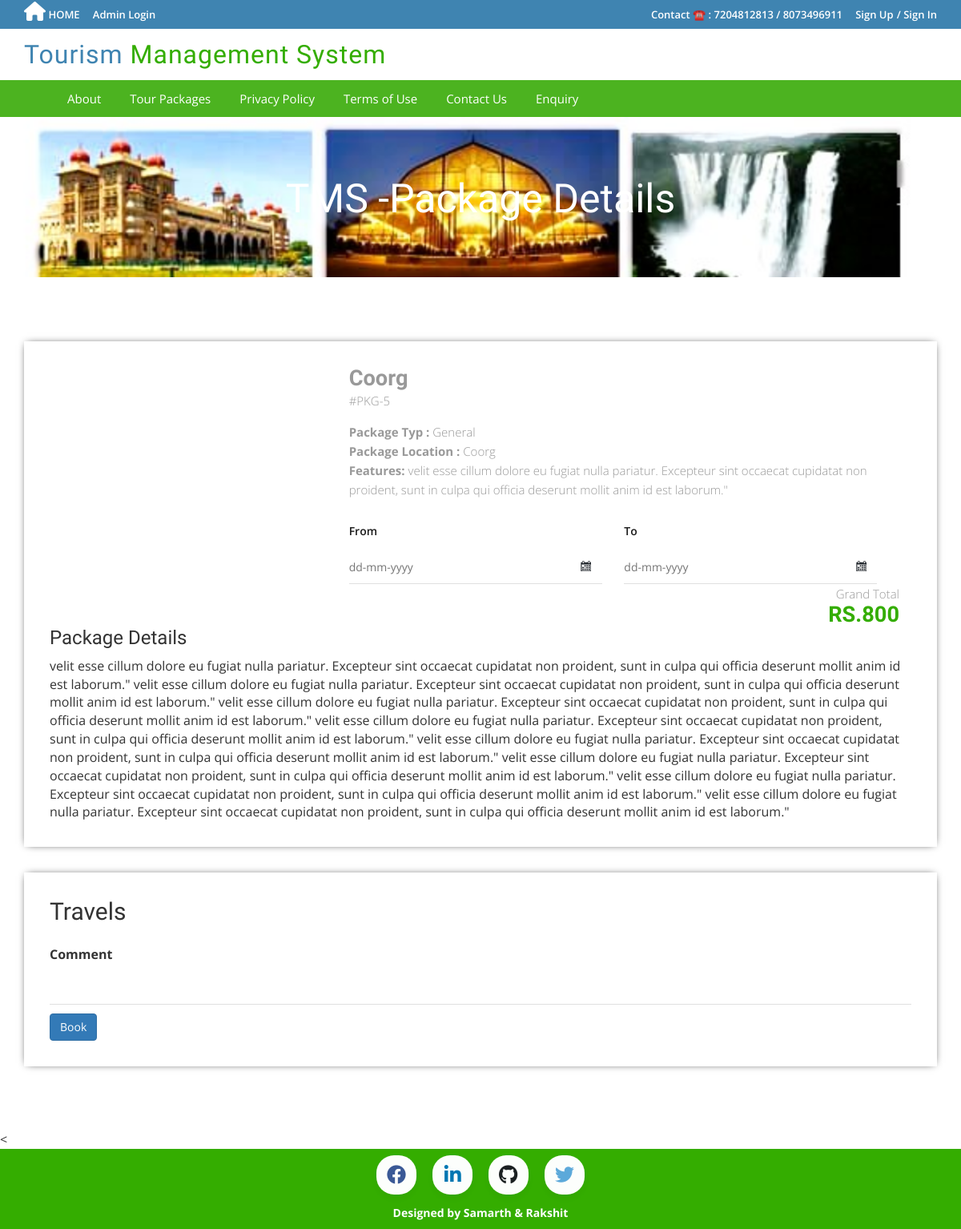
/package-details.php?pkgid=5, run on the app's committed database.
### tables this page shows
CREATE TABLE `tbltourpackages` (
  `PackageId` int(11) NOT NULL,
  `PackageName` varchar(200) DEFAULT NULL,
  `PackageType` varchar(150) DEFAULT NULL,
  `PackageLocation` varchar(100) DEFAULT NULL,
  `PackagePrice` int(11) DEFAULT NULL,
  `PackageFetures` varchar(255) DEFAULT NULL,
  `PackageDetails` mediumtext DEFAULT NULL,
  `PackageImage` varchar(100) DEFAULT NULL,
  `Creationdate` timestamp NULL DEFAULT current_timestamp(),
  `UpdationDate` timestamp NULL DEFAULT NULL ON UPDATE current_timestamp()
);

### package-details.php (the view, shortened to what this page needs)
<?php
include('includes/config.php');
?>
<!DOCTYPE HTML>
<html>
<head>
<link href="css/bootstrap.css" rel='stylesheet' type='text/css' />
<link href="css/style.css" rel='stylesheet' type='text/css' />
<link href="css/font-awesome.css" rel="stylesheet">
<link href="css/animate.css" rel="stylesheet" type="text/css" media="all">
<link rel="stylesheet" href="css/jquery-ui.css" />
</head>
<body>
<?php include('includes/header.php');?>
<div class="banner-3">
	<div class="container">
		<h1 class="wow zoomIn animated animated" data-wow-delay=".5s" style="visibility: visible; animation-delay: 0.5s; animation-name: zoomIn;"> TMS -Package Details</h1>
	</div>
</div>
<div class="selectroom">
	<div class="container">
<?php
$pid=intval($_GET['pkgid']);
$sql = "SELECT * from tbltourpackages where PackageId=:pid";
$query = $dbh->prepare($sql);
$query -> bindParam(':pid', $pid, PDO::PARAM_STR);
$query->execute();
$results=$query->fetchAll(PDO::FETCH_OBJ);
if($query->rowCount() > 0)
{
foreach($results as $result)
{	?>
<form name="book" method="post">
		<div class="selectroom_top">
			<div class="col-md-4 selectroom_left wow fadeInLeft animated" data-wow-delay=".5s">
			</div>
			<div class="col-md-8 selectroom_right wow fadeInRight animated" data-wow-delay=".5s">
				<h2><?php echo htmlentities($result->PackageName);?></h2>
				<p class="dow">#PKG-<?php echo htmlentities($result->PackageId);?></p>
				<p><b>Package Typ :</b> <?php echo htmlentities($result->PackageType);?></p>
				<p><b>Package Location :</b> <?php echo htmlentities($result->PackageLocation);?></p>
					<p><b>Features:</b> <?php echo htmlentities($result->PackageFetures);?></p>
					<div class="ban-bottom">
				<div class="bnr-right">
				<label class="inputLabel">From</label>
				<input class="date" id="datepicker" type="text" placeholder="dd-mm-yyyy"  name="fromdate" required="">
			</div>
			<div class="bnr-right">
				<label class="inputLabel">To</label>
				<input class="date" id="datepicker1" type="text" placeholder="dd-mm-yyyy" name="todate" required="">
			</div>
			</div>
				<div class="grand">
					<p>Grand Total</p>
					<h3>RS.800</h3>
				</div>
			</div>
		<h3>Package Details</h3>
				<p style="padding-top: 1%"><?php echo htmlentities($result->PackageDetails);?> </p>
		</div>
		<div class="selectroom_top">
			<h2>Travels</h2>
			<div class="selectroom-info animated wow fadeInUp animated" data-wow-duration="1200ms" data-wow-delay="500ms" style="visibility: visible; animation-duration: 1200ms; animation-delay: 500ms; animation-name: fadeInUp; margin-top: -70px">
				<ul>
					<li class="spe">
						<label class="inputLabel">Comment</label>
						<input class="special" type="text" name="comment" required="">
					</li>
					<?php if($_SESSION['login'])
					{?>
						<li class="spe" align="center">
					<button type="submit" name="submit2" class="btn-primary btn">Book</button>
						</li>
						<?php } else {?>
							<li class="sigi" align="center" style="margin-top: 1%">
							<a href="#" data-toggle="modal" data-target="#myModal4" class="btn-primary btn" > Book</a></li>
							<?php } ?>
				</ul>
			</div>
		</div>
		</form>
<?php }} ?>
	</div>
</div>
<
<?php include('includes/footer.php');?>
</body>
</html>

### css/style.css (style rules this page uses)
html, body { font-size: 100%; background: #fff; font-family: 'Open Sans', sans-serif; }
body a,.grid_1,plan_1,plan_1.one,plan_1.two,i.icon1, i.icon2, i.icon3, i.icon4, i.icon5, i.icon6 { transition:0.5s all; -webkit-transition:0.5s all; -moz-transition:0.5s all; -o-transition:0.5s all; -ms-transition:0.5s all; }
h1,h2,h3,h4,h5,h6 { margin:0; font-family: 'Roboto Condensed', sans-serif; }
p { margin:0; }
ul { margin:0; padding:0; }
label { margin:0; }
.bnr-right input[type="text"] { width: 95%; color: #9E9E9E; outline: none; font-size: 14px; padding: 10px 10px; border: 1px solid #9E9E9E; -webkit-appearance: none; margin-top: 10px; }
.date { background: url(../images/date-icon.png) no-repeat 95.5% 45% #fff; cursor: pointer; }
.ban-top .inputLabel,.ban-bottom .inputLabel { display: block; font-weight: 600; font-size: 14px; margin-bottom: 5px; color: #191919; }
.bnr-right { float: left; width:50%; }
.ban-bottom { margin-top: 30px; }
.banner-3 { background: url(../images/banner.jpg)no-repeat; background-size: cover; -webkit-background-size: cover; -o-background-size: cover; -ms-background-size: cover; -moz-background-size: cover; min-height:200px; }
.banner-3 h1 { font-size: 50px; margin-bottom: 40px; padding: 1.5em 0 0; text-align: center; color: #fff; }
.selectroom { padding: 5em 0 3em; }
.selectroom_top { padding: 2em; box-shadow: 0px 0px 10px -4px #000; margin-bottom: 2em; }
.grand { text-align: right; }
.selectroom_right h2 { font-size: 1.7em; color: #999; font-weight: 600; margin: 0; }
.selectroom_right h3 { font-size: 1.7em; font-weight: 600; color:#34ad00; }
p.dow { font-size: 15px; color: #999; font-weight: 300; line-height: 1.8em; margin-bottom:1em; }
.selectroom_right p { font-size: 15px; line-height: 1.6em; font-weight: 300; color: #999; }
.selectroom-info li { display: inline-block; float: left; }
.selectroom input[type="text"] { width: 92%; color: #9E9E9E; outline: none; font-size: 14px; padding: 10px 0px; border: none; border-bottom:1px solid rgba(0,0,0,.12); -webkit-appearance: none; margin-top: 10px; }
.selectroom-info ul { margin-top: 3em; }
li.spe { width: 100%; margin-top: 3em; }
li.spe input[type="text"] { width: 100%; }
* { box-sizing: border-box; }

### data on the page
tbltourpackages: PackageName "Coorg", PackageId "5", PackageType "General", PackageLocation "Coorg", PackageFetures "velit esse cillum dolore eu fugiat nulla pariatur. Excepteur sint occaecat cupidatat non proident, sunt in culpa qui officia deserunt mollit anim id est laborum.\"", PackageDetails "velit esse cillum dolore eu fugiat nulla pariatur. Excepteur sint occaecat cupidatat non proident, sunt in culpa qui officia deserunt mollit anim id est laborum.\" velit esse cillum dolore eu fugiat nulla pariatur. Excepteur sint occaecat cupidatat non proident, sunt in culpa qui officia deserunt mollit anim id est laborum.\" velit esse cillum dolore eu fugiat nulla pariatur. Excepteur sint occaecat cupidatat non proident, sunt in culpa qui officia deserunt mollit anim id est laborum.\" velit esse cillum dolore eu fugiat nulla pariatur. Excepteur sint occaecat cupidatat non proident, sunt in culpa qui officia deserunt mollit anim id est laborum.\" velit esse cillum dolore eu fugiat nulla…"
